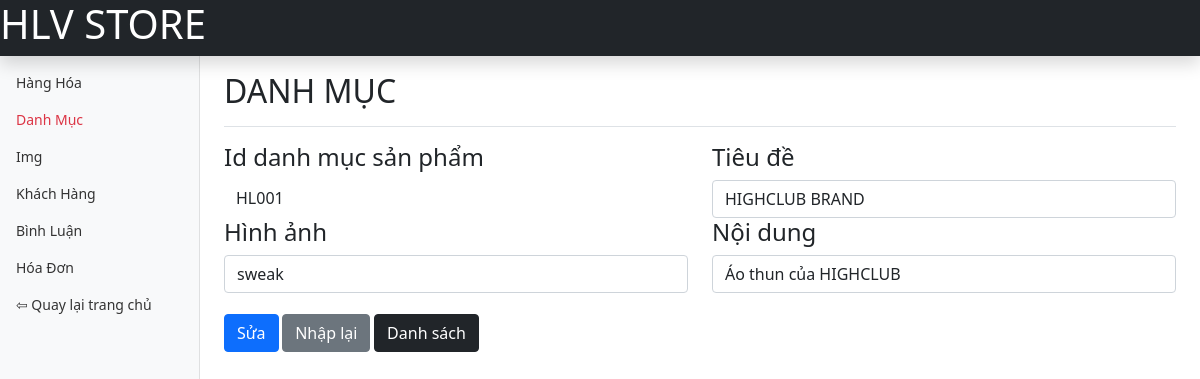
The page /admin/danh-muc/edit.php?id_dm_sp=HL001 on the database its author committed.
### tables this page shows
CREATE TABLE `danhmuc` (
  `id_dm_sp` varchar(50) NOT NULL COMMENT 'id danh mục sản phẩm',
  `tieu_de` varchar(100) NOT NULL COMMENT 'tiêu đề',
  `noi_dung` varchar(255) NOT NULL COMMENT 'nội dung',
  `img_id` varchar(50) NOT NULL COMMENT 'hình'
);

### dao/pdo.php (called while the page is built, shortened)
<?php
function pdo_get_connection(){
    $servername = "localhost";
    $username = "root";
    $password = "";
    try{
        $conn = new PDO("mysql:host=$servername;dbname=hlvstore", $username, $password);
        $conn->setAttribute(PDO::ATTR_ERRMODE, PDO::ERRMODE_EXCEPTION);
        return $conn;
    } catch(PDOException $e) {
        echo "lỗi kết nối" . $e->getMessage();
    }
}
    function pdo_query($sql){
        $sql_args = array_slice(func_get_args(), 1);
        try{
            $conn = pdo_get_connection();
            $stmt = $conn->prepare($sql);
            $stmt->execute($sql_args);
            $rows = $stmt->fetchAll();
            return $rows;
        }
        catch(PDOException $e){
            throw $e;
        }
        finally{
            unset($conn);
        }
    }
    function pdo_query_one($sql){
        $sql_args = array_slice(func_get_args(), 1);
        try{
        $conn = pdo_get_connection();
        $stmt = $conn->prepare($sql);
        $stmt->execute($sql_args);
        $row = $stmt->fetch(PDO::FETCH_ASSOC);
        return $row;
        }
        catch(PDOException $e){
        throw $e;
        }
        finally{
        unset($conn);
        }
       }
?>

### dao/danh-muc.php (called while the page is built, shortened)
<?php
require_once 'pdo.php';
function danhmuc_getinfo($id_dm_sp){
    $sql="select * from danhmuc where id_dm_sp=?";
    return pdo_query_one($sql,$id_dm_sp);
}
?>

### dao/img.php (called while the page is built, shortened)
<?php
require_once 'pdo.php';
function img_selectall(){
    $sql="select * from imgs order by img_id DESC";
    return pdo_query($sql);
}
?>

### admin/danh-muc/edit.php (the view, shortened to what this page needs)
<?php
    require "../../dao/pdo.php";
    require "../../dao/danh-muc.php";
    require "../../dao/img.php";
    if(isset($_GET['id_dm_sp'])){
        $id_dm_sp=$_GET['id_dm_sp'];
        $id_dm_sp_info=danhmuc_getinfo($id_dm_sp);
        extract($id_dm_sp_info);
?>
<!doctype html>
<html lang="en">
  <head>
    <link href="../../css/assets/dist/css/bootstrap.min.css" rel="stylesheet">
    <link href="../../css/assets/dashboard.css" rel="stylesheet">
  </head>
  <body>
<header class="navbar navbar-dark sticky-top bg-dark flex-md-nowrap p-0 shadow">
  <h1 style="color: white;">HLV STORE</h1>
</header>
<div class="container-fluid">
  <div class="row">
    <nav id="sidebarMenu" class="col-md-3 col-lg-2 d-md-block bg-light sidebar collapse">
      <div class="position-sticky pt-3">
      <ul class="nav flex-column">
          <li class="nav-item">
            <a class="nav-link" href="../hang-hoa/list.php">
              Hàng Hóa
            </a>
          </li>
          <li class="nav-item">
            <a class="nav-link text-danger" href="#">
              Danh Mục
            </a>
          </li>
          <li class="nav-item">
            <a class="nav-link" href="../img/list.php">
              Img
            </a>
          </li>
          <li class="nav-item">
            <a class="nav-link" href="../khach-hang/list.php">
              Khách Hàng
            </a>
          </li>
          <li class="nav-item">
            <a class="nav-link" href="../binh-luan/list.php">
              Bình Luận
            </a>
          </li>
          <li class="nav-item">
            <a class="nav-link" href="../hoa-don/list.php">
              Hóa Đơn
            </a>
          </li>
          <li class="nav-item">
            <a class="nav-link" href="../index.php">
            ⇦ Quay lại trang chủ
            </a>
          </li>
        </ul>
      </div>
    </nav>
    <main class="col-md-9 ms-sm-auto col-lg-10 px-md-4">
      <div class="d-flex justify-content-between flex-wrap flex-md-nowrap align-items-center pt-3 pb-2 mb-3 border-bottom">
        <h2>DANH MỤC</h2>
      </div>
            <form action="" method="POST">
            <div class="row">
                <div class="form-group col-sm-6">
                    <h4>Id danh mục sản phẩm</h4>
                    <input type="text" name="id_dm_sp" class="form-control" value="<?php echo $id_dm_sp?>" style="border: none;">
                </div>
                <div class="form-group col-sm-6">
                    <h4>Tiêu đề</h4>
                    <input type="text" name="tieu_de" class="form-control" value="<?php echo $tieu_de?>">
                </div>
                <div class="form-group col-sm-6">
                  <h4>Hình ảnh</h4>
                      <select name="img_id" class="form-control">
                          <?php
                          $ds_img_id = img_selectall();
                          foreach ($ds_img_id as $img) {
                              extract($img);
                              echo '<option value="' . $img_id . '">' . $username . '</option>';
                          }
                          ?>
                      </select>
                </div>
                <div class="form-group col-sm-6">
                    <h4>Nội dung</h4>
                    <input type="text" name="noi_dung" class="form-control" value="<?php echo $noi_dung?>">
                </div>
                <div class="form-group col-sm-4">
                    <br>
                    <button class="btn btn-primary" name="btn-edit">Sửa</button>
                    <a href="#" class="btn btn-secondary">Nhập lại</a>
                    <a href="list.php" class="btn btn-dark">Danh sách</a>
                </div>
            </div>
            </form>
            <?php echo $thongbao;
    }
?>
    </main>
  </div>
</div>
  </body>
</html>

### css/assets/dashboard.css (style rules this page uses)
body { font-size: .875rem; }
.sidebar { position: fixed; top: 0; bottom: 0; left: 0; z-index: 100; padding: 48px 0 0; box-shadow: inset -1px 0 0 rgba(0, 0, 0, .1); }
.sidebar .nav-link { font-weight: 500; color: #333; }

### rows shown on the page
danhmuc: id_dm_sp "HL001", tieu_de "HIGHCLUB BRAND", noi_dung "Áo thun của HIGHCLUB"

### other values the page prints
form field img_id "sweak"
